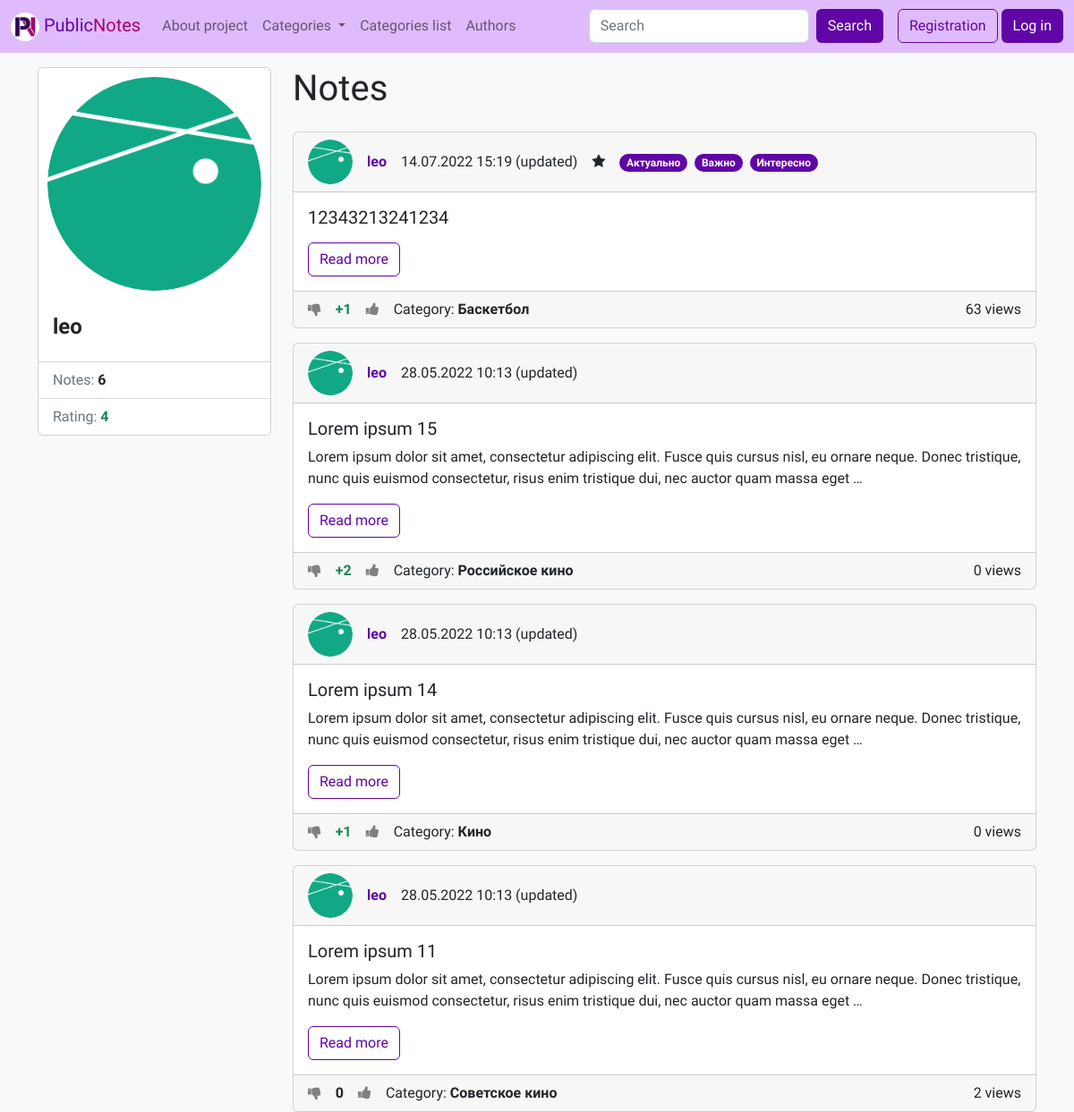
The app's page /author/2/ (upper part), older data.
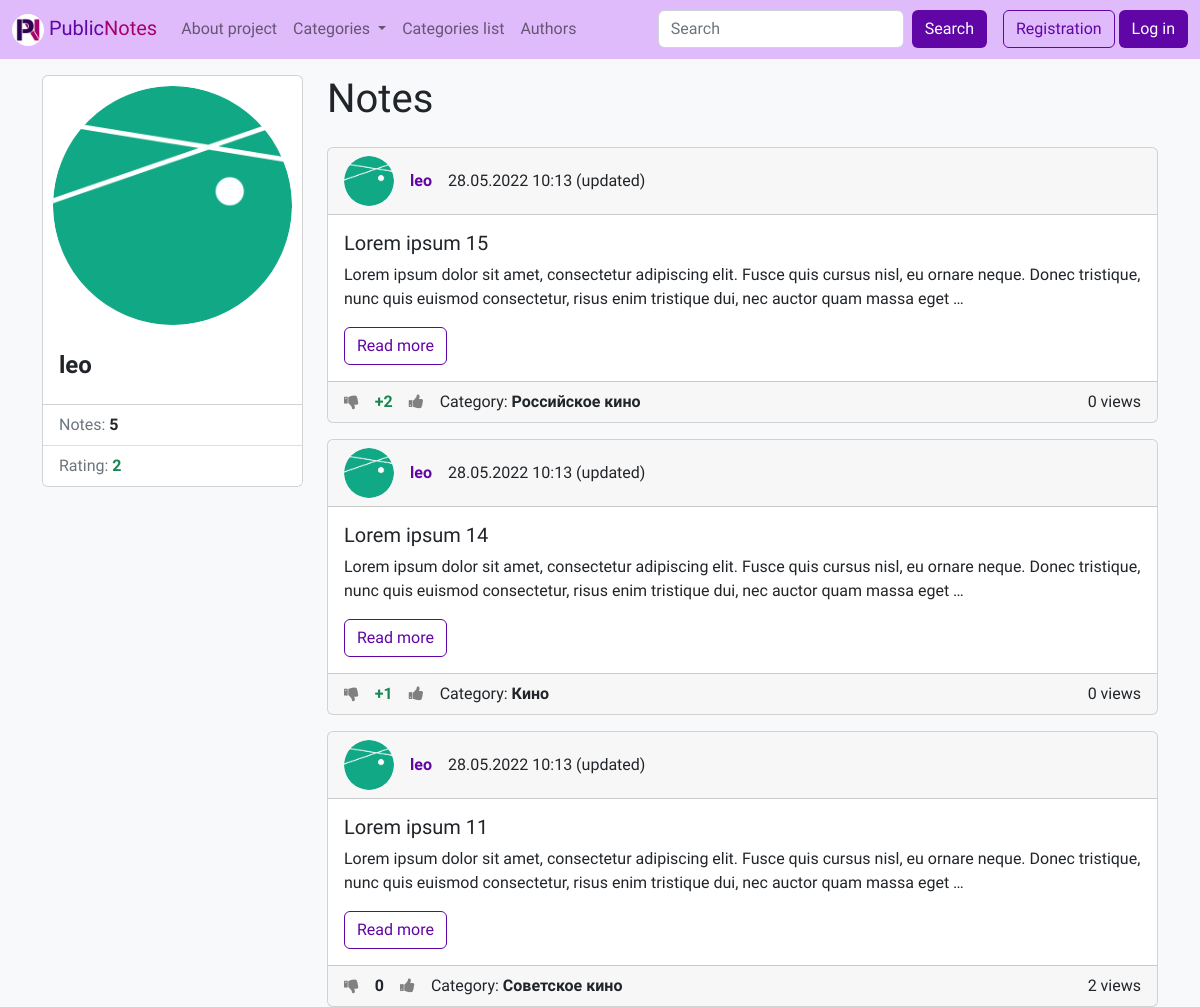
The same page, newer data.
### wall/models.py (models this page shows, shortened)
class User(AbstractUser):
    email = models.EmailField(unique=True, verbose_name='E-mail')
    photo = models.ImageField(upload_to='photos/%Y/%m/%d/', verbose_name=_('Avatar'), blank=True)
    bio = models.TextField(verbose_name=_('Bio'), blank=True)
    show_email = models.BooleanField(verbose_name=_('Public E-mail'), default=False)
    rating = models.IntegerField(verbose_name=_('Rating'), default=0)
    def get_absolute_url(self):
        return reverse('author', kwargs={"pk": self.pk})

class Note(models.Model):
    title = models.CharField(max_length=150, verbose_name=_('Title'))
    content = models.TextField(verbose_name=_('Text'), blank=True)
    created_at = models.DateTimeField(auto_now_add=True, verbose_name=_('Creation time'))
    updated_at = models.DateTimeField(auto_now=True, verbose_name=_('Last update time'))
    views = models.PositiveIntegerField(default=0, verbose_name=_('Number of views'))
    is_public = models.BooleanField(verbose_name=_('Public'), default=False)
    stared = models.BooleanField(verbose_name=_('Important'), default=False)
    author = models.ForeignKey(
        settings.AUTH_USER_MODEL,
        on_delete=models.CASCADE,
        verbose_name=_('Author'),
        null=True,
        blank=True,
    )
    is_pined = models.BooleanField(verbose_name=_('Pined in profile'), default=False)
    category = TreeForeignKey('Category', on_delete=models.SET_NULL, verbose_name=_('Category'), null=True, blank=True)
    tags = models.ManyToManyField('Tag', blank=True, verbose_name=_('Tags'), related_name='notes')
    likes = models.ManyToManyField('User', blank=True, verbose_name=_('Users who have put a like'),
                                   related_name='liked_notes')
    dislikes = models.ManyToManyField('User', blank=True, verbose_name=_('Users who have put a dislike'),
                                      related_name='disliked_notes')
    rating = models.IntegerField(verbose_name=_('Rating'), default=0)
    def get_absolute_url(self):
        return reverse('note', kwargs={"pk": self.pk})
    class Meta:
        verbose_name = _('Note')
        verbose_name_plural = _('Notes')
        ordering = ['-created_at', 'title']

class Tag(models.Model):
    title = models.CharField(max_length=50, verbose_name=_('Title'), unique=True)
    def get_absolute_url(self):
        return reverse('tag', kwargs={"pk": self.pk})
    class Meta:
        verbose_name = _('Tag')
        verbose_name_plural = _('Tags')
        ordering = ['title']

class Category(MPTTModel):
    parent = TreeForeignKey('self', on_delete=models.CASCADE, null=True, blank=True, related_name='children',
                            verbose_name=_('Parent category'))
    title = models.CharField(max_length=150, verbose_name=_('Title'), unique=True)
    preview = models.ImageField(upload_to='photos/%Y/%m/%d/', verbose_name=_('Preview'), blank=True)
    def get_absolute_url(self):
        return reverse('category', kwargs={"pk": self.pk})
    class MPTTMeta:
        order_insertion_by = ['title']
    class Meta:
        verbose_name = _('Category')
        verbose_name_plural = _('Categories')
        ordering = ['title']

### wall/views.py (the view)
# urls.py: path('author/<int:pk>/', views.ViewAuthor.as_view(), name='author'),
class ViewAuthor(DetailView):
    model = models.User
    template_name = 'wall/author.html'
    context_object_name = 'author'
    def get_queryset(self):
        queryset = super().get_queryset()
        return queryset.annotate(notes_count=Count(Case(When(note__is_public=True, then=1))))
    def get_context_data(self, *, object_list=None, **kwargs):
        context = super(ViewAuthor, self).get_context_data(**kwargs)
        context['page_obj'] = services.get_notes_by_author(author_pk=self.kwargs['pk'],
                                                           include_private=self.request.user == self.object)
        context['is_self'] = self.request.user == self.object
        return context

### wall/services/category_services.py (called while the page is built)
def get_categories() -> TreeQuerySet[Category]:
    return Category.objects.all()

### wall/services/note_services.py (called while the page is built)
def get_notes_by_author(author_pk: int, include_private: bool) -> QuerySet[Note]:
    all_notes = Note.objects.filter(author=author_pk)
    all_notes = all_notes.select_related('category', 'author').prefetch_related('tags', 'likes', 'dislikes')
    if not include_private:
        return all_notes.filter(is_public=True)
    return all_notes.order_by('-is_pined', '-created_at')

def is_authenticated_user_the_author_of_note(authenticated_user: User | AnonymousUser,
                                             note: Note) -> bool:
    return authenticated_user == note.author

def has_note_been_updated(note: Note) -> bool:
    return (note.updated_at - note.created_at).total_seconds() >= 1

### wall/services/user_services.py (called while the page is built)
def did_user_like_note(user: User | AnonymousUser, note: Note) -> bool:
    return user in note.likes.all()

def did_user_dislike_note(user: User | AnonymousUser, note: Note) -> bool:
    return user in note.dislikes.all()

### wall/templatetags/wall_tags.py (called while the page is built)
@register.simple_tag
def get_categories():
    return cache.get_or_set('categories', services.get_categories(), 300)

### wall/templates/wall/author.html (shortened to what this page needs)
{% extends 'base.html' %}
{% load i18n %}
{% load wall_tags %}
{% block sidebar %}
    <div class="card">
        <img src="{% if author.photo %}
                {{ author.photo.url }}
                {% else %}
                {% load static %}
                {% endif %}" alt="..."
             style="border-radius: 50%; padding: 10px;">
        <div class="card-body">
            <h4 class="card-title"><span class="fw-bold">{{ author.username }}</span></h4>
        </div>
        <ul class="list-group list-group-flush">
            <li class="list-group-item"><span class="text-secondary">{% trans 'Notes' %}: </span>
                <span class="fw-bold"> {{ author.notes_count }}</span></li>
            <li class="list-group-item"><span class="text-secondary">{% trans 'Rating' %}: </span><span class="
                        {% if author.rating > 0 %}
                        text-success
                        {% elif author.rating < 0 %}
                        text-danger
                        {% endif %}
                        fw-bold"> {{ author.rating }}
                    </span>
            </li>
        </ul>
    </div>
{% endblock %}
{% block content_title %}
    <div class="hstack gap-3 mb-3">
        <div>
            <h1>{% trans 'Notes' %}</h1>
        </div>
    </div>
{% endblock %}
{% block content %}
    {% for item in page_obj %}
        {% one_note item in_profile=True user=request.user %}
    {% endfor %}
{% endblock %}

### wall/templates/wall/note_template.html (shortened to what this page needs)
{% load wall_tags %}
{% load i18n %}
<div class="card mb-3">
    <div class="card-header">
        <div class="hstack gap-3">
            <div class="">
                <img src="{% if note.author.photo %}
                {{ note.author.photo.url }}
                {% else %}
                {% load static %}
                {% endif %}" alt="..." width="50" height="50"
                     style="border-radius: 25px;">
            </div>
            <div class="fw-bold">
                {% if note.author %}
                    <a href="{{ note.author.get_absolute_url }}" class="text-decoration-none text-purple">
                        {{ note.author.username }}</a>
                {% else %}
                    Аноним
                {% endif %}
            </div>
            <div class="fw-light">
                {{ note.created_at|date:"d.m.Y H:i" }}
                {% if was_updated %}
                    <span data-bs-toggle="tooltip"
                          title="{{ note.updated_at|date:'d.m.Y H:i' }}">
                    ({% trans 'updated' %})</span>
                {% endif %}
            </div>
            {% if note.stared %}
                <div>
                    <i class="fa fa-star"></i>
                </div>
            {% endif %}
            <div>
                {% for tag in note.tags.all %}
                    <a href="{{ tag.get_absolute_url }}"
                       class="badge rounded-pill text-bg-purple text-decoration-none me-1">
                        {{ tag.title }}</a>
                {% endfor %}
            </div>
        </div>
    </div>
    <div class="card-body" style="transform: rotate(0);">
        <h5 class="card-title">
            {% if show_full %}
                {{ note.title }}
            {% else %}
                {{ note.title|truncatewords:10 }}
            {% endif %}
        </h5>
        <p class="card-text">
            {% if show_full %}
                {{ note.content }}
            {% else %}
                {{ note.content|truncatewords:30 }}
            {% endif %}
        </p>
        {% if not show_full %}
            <a href="{{ note.get_absolute_url }}"
               class="btn btn-outline-purple stretched-link">{% trans 'Read more' %}</a>
        {% endif %}
    </div>
    <div class="card-footer">
        <div class="hstack gap-3">
            <div>
                <a href="{% url 'dislike_note' note.pk %}"
                   style="
                           {% if is_disliked %}
                               color: Black;
                           {% else %}
                               color: Grey;
                           {% endif %}">
                    <i class="fa fa-thumbs-down"></i>
                </a>
            </div>
            <div>
                <span class="fw-bold">
                    {% if note.rating > 0 %}
                        <span class="text-success">+{{ note.rating }}</span>
                    {% elif note.rating < 0 %}
                        <span class="text-danger">{{ note.rating }}</span>
                    {% else %}
                        <span>{{ note.rating }}</span>
                    {% endif %}
                </span>
            </div>
            <div>
                <a href="{% url 'like_note' note.pk %}"
                   style="
                           {% if is_liked %}
                               color: Black;
                           {% else %}
                               color: Grey;
                           {% endif %}">
                    <i class="fa fa-thumbs-up"></i>
                </a>
            </div>
            {% if note.category %}
                <div><span class="">{% trans 'Category' %}: </span><a href="{{ note.category.get_absolute_url }}"
                                                                      class="text-decoration-none text-dark fw-bold">
                    {{ note.category.title }}</a></div>
            {% endif %}
            <div class="ms-auto">{{ note.views }} {% trans 'views' %}</div>
        </div>
    </div>
</div>

Row changes from the older to the newer data that the page shows:
removed Note: author.photo (picture), author.username "leo", created_at "14.07.2022 15:19", stared True (drawn), title "12343213241234", rating "1", category "Баскетбол", views "63"
no longer on this page (row unchanged): Tag: title "Актуально"
no longer on this page (row unchanged): Tag: title "Важно"
no longer on this page (row unchanged): Tag: title "Интересно"
changed User "leo": notes_count "6" → "5"; rating "4" → "2"
